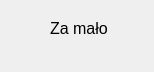
<?xml version="1.0" encoding="UTF-8"?>
<ui version="4.0">
 <class>Form</class>
 <widget class="QWidget" name="Form">
  <property name="geometry">
   <rect>
    <x>0</x>
    <y>0</y>
    <width>154</width>
    <height>72</height>
   </rect>
  </property>
  <property name="windowTitle">
   <string>Form</string>
  </property>
  <property name="styleSheet">
   <string notr="true">background-color:&quot;red&quot;
</string>
  </property>
  <widget class="QLabel" name="label">
   <property name="geometry">
    <rect>
     <x>50</x>
     <y>20</y>
     <width>91</width>
     <height>16</height>
    </rect>
   </property>
   <property name="font">
    <font>
     <pointsize>12</pointsize>
    </font>
   </property>
   <property name="text">
    <string>Za mało</string>
   </property>
  </widget>
 </widget>
 <resources/>
 <connections/>
</ui>
